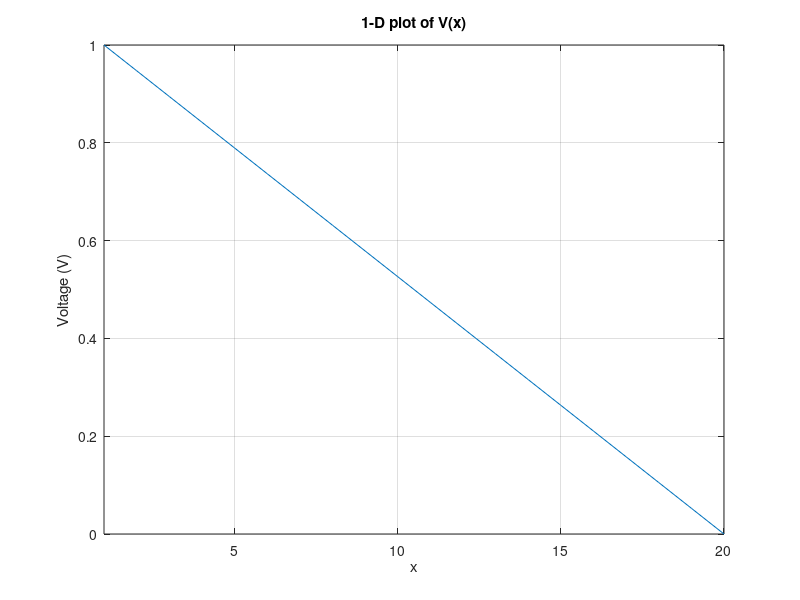

The MATLAB script that drew this image:
clearvars
%initialize matrix
nx = 20;
matrixV = zeros(nx);

G = sparse(nx);
B = zeros(1,nx);
cMap = ones(nx);
%loop across iteration

for i = 1:nx
        n = i;
        if i == 1
            % left define V(G(n))=B(n)
            G(n, :) = 0;
            G(n, n) = 1;
            B(n) = 1;
        elseif i == nx
            % right
            G(n, :) = 0;
            G(n, n) = 1;
            B(n) = 0;
        
        else
            nxm = i-1;
            nxp = i+1;
            
            G(n,n) = -2;
            G(n,nxm) = 1;
            G(n,nxp) = 1;
        end
        % not really derivative but actual voltages

end
Vvector = G\B';

figure(1)
H = plot(Vvector);
grid on
xlim([1 nx])
title('1-D plot of V(x)')
xlabel('x')
ylabel('Voltage (V)')

